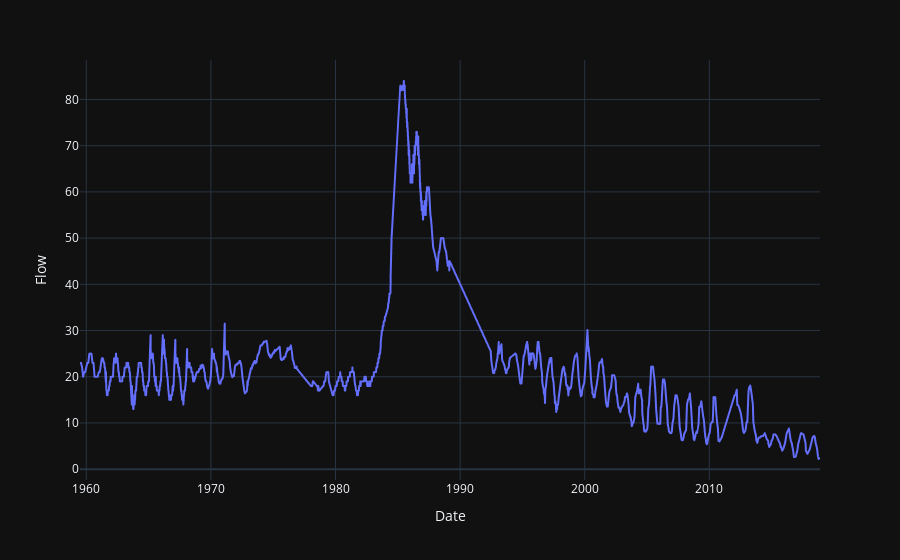

Notebook code for this chart:
### Markdown cell above
The water Rights data has points that the USGS data does not, but both datasetsets have outliers in the 1960s that likely represent freezing events that were not filtered out.  We remove these values with a rolling mean filter.

### Code cell
df = clear_lake_hist

# Calculate rolling mean
window_size = 12  # You can adjust the window size
df['RollingMean'] = df['Flow'].rolling(window=window_size).mean()

# Define a threshold for filtering
threshold = 10.0  # Values exceeding the rolling mean by more than 2 units

# Filter outliers
df['IsOutlier'] = (df['Flow'] > (df['RollingMean'] + threshold))

# Filtered DataFrame without outliers
filtered_df = df[~df['IsOutlier']]


fig = px.line(filtered_df, y='Flow')
fig.show()

### Figure 1 — Plotly figure (JSON) as saved in the notebook; plotly's stock layout.template omitted (floating-point values rounded to 4 significant figures; data arrays with more than 128 entries replaced by an {"elided": "..."} marker saying what was removed)
{"data": [{"hovertemplate": "Date=%{x}<br>Flow=%{y}<extra></extra>", "legendgroup": "", "line": {"color": "#636efa", "dash": "solid"}, "marker": {"symbol": "circle"}, "mode": "lines", "name": "", "showlegend": false, "x": {"elided": "2164 str values"}, "xaxis": "x", "y": {"elided": "2164 float values"}, "yaxis": "y", "type": "scattergl"}], "layout": {"xaxis": {"anchor": "y", "domain": [0.0, 1.0], "title": {"text": "Date"}}, "yaxis": {"anchor": "x", "domain": [0.0, 1.0], "title": {"text": "Flow"}}, "legend": {"tracegroupgap": 0}, "margin": {"t": 60}}}
